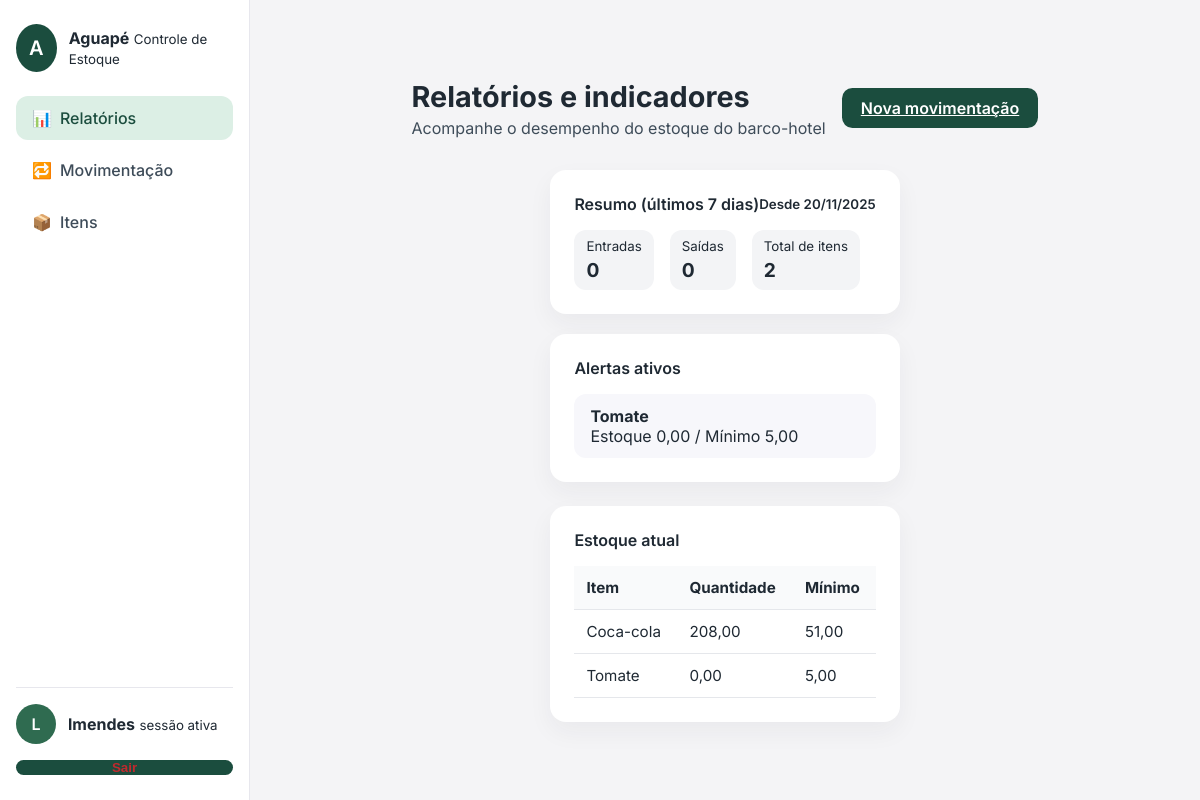
/relatorio/ (signed in), run on an earlier commit of the app's database.
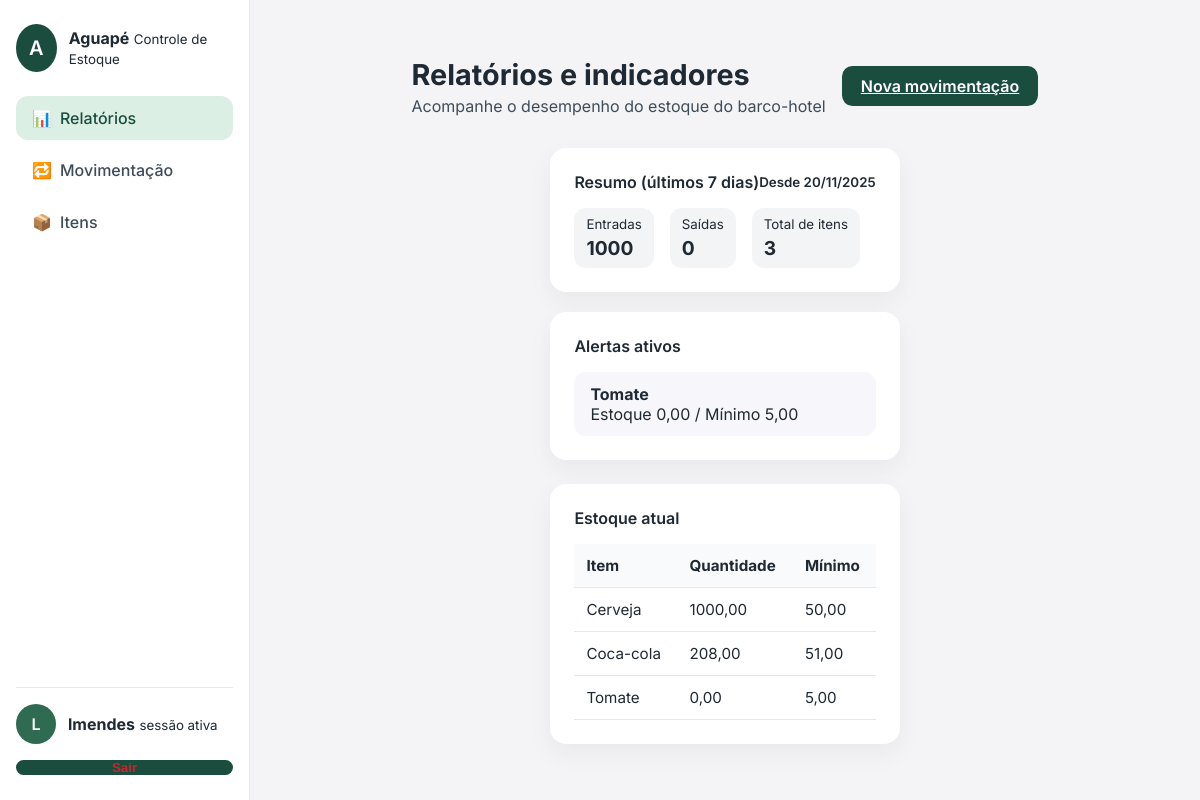
And on a later commit of the database.
### catalogo/models.py (models this page shows, shortened)
class Item(models.Model):
    UNIDADES = [
        ("UN", "Unidade"),
        ("KG", "Quilo"),
        ("L", "Litro"),
    ]
    nome = models.CharField(max_length=120)
    codigo_estoque = models.CharField("Código de estoque", max_length=30, unique=True)
    unidade = models.CharField(max_length=2, choices=UNIDADES, default="UN")
    estoque_minimo = models.DecimalField(
        max_digits=10,
        decimal_places=2,
        validators=[MinValueValidator(Decimal("0"))],
    )
    estoque_atual = models.DecimalField(
        max_digits=10,
        decimal_places=2,
        default=0,
        validators=[MinValueValidator(Decimal("0"))],
    )
    observacao = models.TextField(blank=True)
    ativo = models.BooleanField(default=True)
    criado_em = models.DateTimeField(auto_now_add=True)
    class Meta:
        ordering = ("nome",)
        app_label = "controle"
    @property
    def em_alerta(self):
        return self.estoque_atual <= self.estoque_minimo

### controle/views/relatorio.py (the view)
# urls.py: path("relatorio/", views.relatorio_basico, name="relatorio"),
@login_required
def relatorio_basico(request):
    itens = list(Item.objects.order_by("nome"))
    ultimos_dias = timezone.now().date() - timedelta(days=7)
    totais = (
        Movimentacao.objects.filter(data__gte=ultimos_dias)
        .values("tipo")
        .annotate(total=Sum("quantidade"))
    )
    resumo_periodo = {linha["tipo"]: linha["total"] or 0 for linha in totais}
    abaixo_minimo = [item for item in itens if item.em_alerta]
    return render(
        request,
        "controle/relatorio.html",
        {
            "itens": itens,
            "resumo_periodo": resumo_periodo,
            "abaixo_minimo": abaixo_minimo,
            "periodo_inicio": ultimos_dias,
            "total_itens": len(itens),
            "ativos": sum(1 for item in itens if item.ativo),
        },
    )

### templates/controle/relatorio.html (shortened to what this page needs)
{% extends "base.html" %}
{% block page_title %}Relatórios e indicadores{% endblock %}
{% block page_subtitle %}Acompanhe o desempenho do estoque do barco-hotel{% endblock %}
{% block header_actions %}
<a class="btn btn-sucess" href="{% url 'controle:movimentacao' %}">Nova movimentação</a>
{% endblock %}
{% block content %}
<div class="grid two-columns">
    <div class="card">
        <div class="card-header">
            <span>Resumo (últimos 7 dias)</span>
            <small>Desde {{ periodo_inicio|date:"d/m/Y" }}</small>
        </div>
        <div class="badges">
            <div class="badge">
                <small>Entradas</small>
                <strong>{{ resumo_periodo.ENTRADA|default:"0" }}</strong>
            </div>
            <div class="badge">
                <small>Saídas</small>
                <strong>{{ resumo_periodo.SAIDA|default:"0" }}</strong>
            </div>
            <div class="badge">
                <small>Total de itens</small>
                <strong>{{ total_itens }}</strong>
            </div>
        </div>
    </div>
    <div class="card">
        <div class="card-header">
            <span>Alertas ativos</span>
        </div>
        <ul class="list">
            {% for item in abaixo_minimo %}
                <li>
                    <strong>{{ item.nome }}</strong><br>
                    Estoque {{ item.estoque_atual }} / Mínimo {{ item.estoque_minimo }}
                </li>
            {% empty %}
                <li>Todos os itens estão acima do mínimo.</li>
            {% endfor %}
        </ul>
    </div>
</div>
<div class="card">
    <div class="card-header">
        <span>Estoque atual</span>
    </div>
    <div class="table-responsive">
        <table>
            <thead>
                <tr>
                    <th>Item</th>
                    <th>Quantidade</th>
                    <th>Mínimo</th>
                </tr>
            </thead>
            <tbody>
                {% for item in itens %}
                    <tr>
                        <td>{{ item.nome }}</td>
                        <td>{{ item.estoque_atual }}</td>
                        <td>{{ item.estoque_minimo }}</td>
                    </tr>
                {% empty %}
                    <tr><td colspan="3">Nenhum item cadastrado.</td></tr>
                {% endfor %}
            </tbody>
        </table>
    </div>
</div>
{% endblock %}

What changed in the data, as far as the page shows it:
added Item: nome "Cerveja", estoque_atual "1000,00", estoque_minimo "50,00"
Also different on the page:
{{ resumo_periodo.ENTRADA|default:"0" }}: "0" → "1000"
{{ total_itens }}: "2" → "3"
